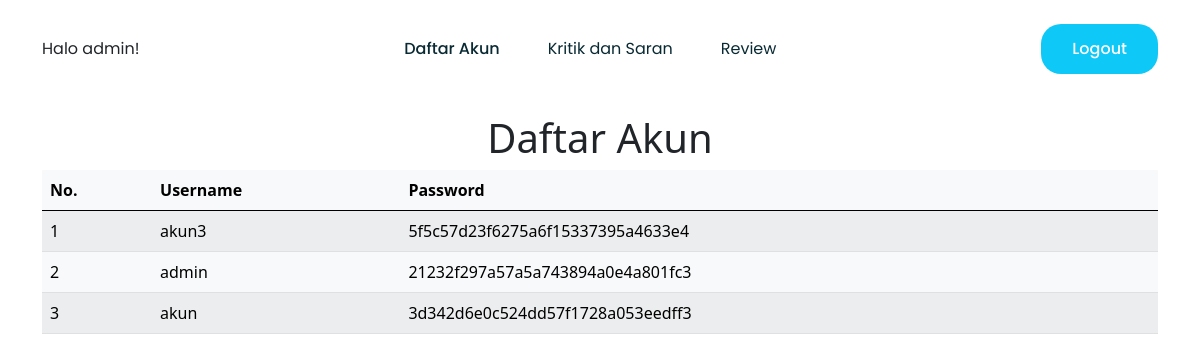
The page /homepage_admin.php (signed in) on the database its author committed.
### tables this page shows
CREATE TABLE `account` (
  `id` int(11) NOT NULL,
  `username` varchar(50) NOT NULL,
  `password` varchar(300) NOT NULL
);

### homepage_admin.php (the view, shortened to what this page needs)
<!DOCTYPE html>
  <html lang="en">
    <head>
      <link href="https://cdn.jsdelivr.net/npm/bootstrap@5.0.0-beta2/dist/css/bootstrap.min.css" rel="stylesheet">
    </head>
    <body>
        <section class="h-100 w-100 bg-white" style="box-sizing: border-box">
        <nav class="navbar-1-1 navbar navbar-expand-lg navbar-light p-4 px-md-4 mb-3 bg-body"
        style="font-family: Poppins, sans-serif">
        <div class="container">
            <div>
            Halo <?php echo $_SESSION['username'];?>!
            </div>
            <div class="collapse navbar-collapse" id="navbarTogglerDemo02">
            <ul class="navbar-nav mx-auto mb-2 mb-lg-0">
                <li class="nav-item">
                <a class="nav-link px-md-4 active" aria-current="page" href="homepage_admin.php">Daftar Akun</a>
                </li>
                <li class="nav-item">
                <a class="nav-link px-md-4" href="kritik_admin.php">Kritik dan Saran</a>
                </li>
                <li class="nav-item">
                <a class="nav-link px-md-4" href="review_admin.php">Review</a>
                </li>
            </ul>
            <div class="d-flex">
                <a class="btn btn-get-started btn-get-started-blue text-white" href="logout.php">Logout</a>
            </div>
            </div>
        </div>
        </nav>
        <div align="center">
            <h1>Daftar Akun</h1>
        </div>
        <div class="container" align="center">
            <center>
            <table class="table table-light table-striped" >
            <thead>
                <tr >
                    <th scope="col">No.</th>
                    <th scope="col">Username</th>
                    <th scope="col">Password</th>
                </tr>
            </thead>
            <tbody >
                <?php
                include 'config.php';
                $query = mysqli_query ($connection, "SELECT * from account");
                $s=1;
                while ($data=mysqli_fetch_array($query))
                {?>
                <tr>
                <td> <?php echo $s++?></td>
                <td> <?php echo $data['username'];?></td>
                <td> <?php echo $data['password'];?></td>
                </tr>
                <?php
                }
                ?>
            </tbody>
            </table>
            </center>
        </div>
    </body>
</html>

### homepage_admin.php (style rules this page uses)
.navbar-1-1.navbar-light .navbar-nav .nav-link { color: #092a33; transition: 0.3s; }
.navbar-1-1.navbar-light .navbar-nav .nav-link.active { font-weight: 500; }
.navbar-1-1 .btn-get-started { border-radius: 20px; padding: 12px 30px; font-weight: 500; }
.navbar-1-1 .btn-get-started-blue { background-color: #0ec8f8; transition: 0.3s; }

### rows shown on the page
account: username "akun3", password "5f5c57d23f6275a6f15337395a4633e4"
account: username "admin", password "21232f297a57a5a743894a0e4a801fc3"
account: username "akun", password "3d342d6e0c524dd57f1728a053eedff3"

### other values the page prints
$_SESSION['username'] "admin"
